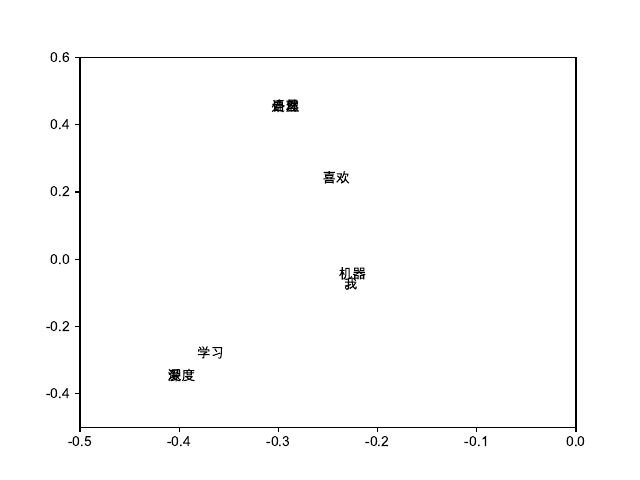

This chart was generated by the following Python code:
import numpy as np

M = np.array([[0, 2, 1, 1, 1, 1, 1, 2, 1, 3],
              [2, 0, 1, 1, 1, 0, 0, 1, 1, 2],
              [1, 1, 0, 1, 1, 0, 0, 0, 0, 1],
              [1, 1, 1, 0, 1, 0, 0, 0, 0, 1],
              [1, 1, 1, 1, 0, 0, 0, 0, 0, 1],
              [1, 0, 0, 0, 0, 0, 1, 1, 0, 1],
              [1, 0, 0, 0, 0, 1, 0, 1, 0, 1],
              [2, 1, 0, 0, 0, 1, 1, 0, 1, 2],
              [1, 1, 0, 0, 0, 0, 0, 1, 0, 1],
              [3, 2, 1, 1, 1, 1, 1, 2, 1, 0]])


def pmi(M, positive=True):
    """
    点互信息
    """
    col_totals = M.sum(axis=0)  # 按列求和
    row_totals = M.sum(axis=1)  # 按行求和
    total = col_totals.sum()  # 总频次
    expected = np.outer(row_totals, col_totals) / total  # 获得每个元素的分子
    M = M / expected
    # Silence distracting warnings about log(0):
    with np.errstate(divide='ignore'):  # 不显示log(0)的警告
        M = np.log(M)
    M[np.isinf(M)] = 0.0  # log(0) = 0
    if positive:
        M[M < 0] = 0.0
    return M


M_pmi = pmi(M)

np.set_printoptions(precision=2)
print(M_pmi)

U, s, Vh = np.linalg.svd(M_pmi)

import matplotlib.pyplot as plt

plt.rcParams['font.sans-serif'] = ['Arial Unicode MS']
# plt.rcParams['font.sans-serif'] = ['SimHei']
plt.rcParams['axes.unicode_minus'] = False  # 用来正常显示负号

words = ["我", "喜欢", "自然", "语言", "处理", "爱", "深度", "学习", "机器", "。"]

for i in range(len(words)):
    plt.text(U[i, 0], U[i, 1], words[i])  # U中的前两维赌赢二维空间的坐标

plt.xlim(-0.5, 0)
plt.ylim(-0.5, 0.6)
plt.savefig('svd.pdf')
plt.show()
